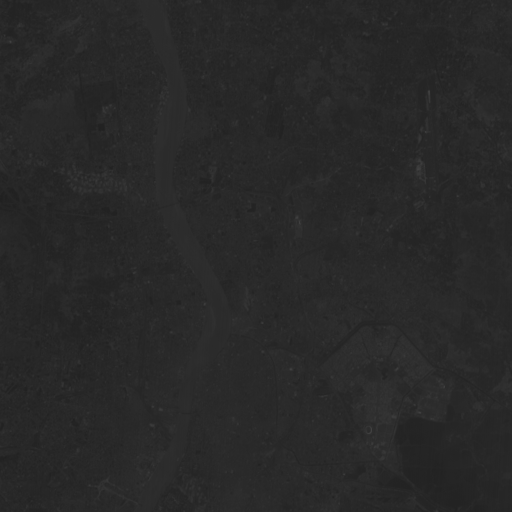
#> input picture K-Means Clustering/band1.gif, 512 x 512 px, found by its file name; the run also reads 3 pictures not shown here
$ jupyter execute --allow-errors bdr_band_image_anurag_joardar_version_1.ipynb.ipynb
#> lines starting #> are read from the running program, lines starting #| are printed output that depends on the picture
[cell 1]
"""
-----------------------------------------------------------------------------
Statelite image (band) read demo
-----------------------------------------------------------------------------
AUTHOR: Soumitra Samanta (soumitra.samanta@gm.rkmvu.ac.in)
-----------------------------------------------------------------------------
"""

import numpy as np
import matplotlib.pyplot as plt
import skimage.io as io
import pandas as pd

# Image read and write/save image using [scikit-image](https://scikit-image.org/)

For installation please go through: https://scikit-image.org/docs/stable/user_guide/install.html

# <font color='red'>Warning: Please do not use the command sudo and pip together as pip may overwrite critical system libraries which may require you to reinstall your operating system.</font>

[cell 2]
# IMAGE FILE NAME YOU WANT TO READ
img_filename = 'data/band1.gif'

img = plt.imread(img_filename).astype('double').mean(axis=2)
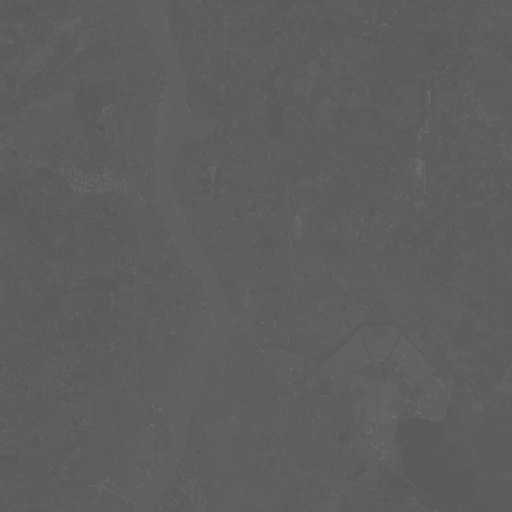
#> img: shape (512, 512) float64; min 87.75, max 112.5, mean 94.2

print('band1 image size: {}' .format(img.shape))
#| band1 image size: (512, 512)

# DISPLAY
plt.imshow(img, cmap='gray')
plt.show()

_Reading the 4 bands_

[cell 3]
B1 = plt.imread('data/band1.gif').astype('double').mean(axis=2)
B2 = plt.imread('data/band2.gif').astype('double').mean(axis=2)
#> B2: shape (512, 512) float64; min 75.75, max 103.5, mean 83.1
B3 = plt.imread('data/band3.gif').astype('double').mean(axis=2)
#> B3: shape (512, 512) float64; min 74.25, max 123.8, mean 83.7
B4 = plt.imread('data/band4.gif').astype('double').mean(axis=2)
#> B4: shape (512, 512) float64; min 74.25, max 121.5, mean 88.9

_River Points_

#> (a cell that did not finish here is left out)

_Intensity_

[cell 5]
# Iterate over each row in the DataFrame

intensity_values = []

#> (the rest of this cell did not finish here and is left out)

#> (a cell that did not finish here is left out)

_Non River Points_

#> (a cell that did not finish here is left out)

_Intensity_

[cell 8]
# Iterate over each row in the DataFrame

intensity_values = []

#> (the rest of this cell did not finish here and is left out)

#> (a cell that did not finish here is left out)

_Mean and Covariance of River Class_

#> (a cell that did not finish here is left out)

_Mean and Covariance of Non-River Class_

#> (a cell that did not finish here is left out)

_Multivariate Normal Function_

[cell 12]
# forming the multivariate normal pdf

def multi_normal(z,mean,sigma):                                             # sigma is the var covar matrix
    n = len(z)         # no. of features = 4 here B1 to B4

    sigma_inv = np.linalg.inv(sigma)
    sigma_det = np.linalg.det(sigma)
    exp_part = np.dot(  np.dot((z-mean).T , sigma_inv)   , (z-mean) )       #(x-u)T * Sigma_inv * (x-u)

    pdf_value = np.exp(-0.5*exp_part) / np.sqrt( (2 * np.pi)**n * sigma_det)
    return pdf_value

[cell 13]
# intensity matrix: flattened all bands, and column stack applied

intensity_matrix = np.column_stack((B1.flatten(), B2.flatten(), B3.flatten(),B4.flatten()))
print(intensity_matrix[0:10])
#| [[94.5  84.   83.25 95.25]
#|  [94.5  84.   85.5  94.5 ]
#|  [92.25 82.5  83.25 93.75]
#|  [92.25 81.   79.5  93.  ]
#|  [91.5  81.   80.25 93.  ]
#|  [90.   80.25 79.5  92.25]
#|  [90.   79.5  78.   91.5 ]
#|  [91.5  80.25 78.   93.  ]
#|  [93.75 81.75 80.25 93.  ]
#|  [96.   84.   84.   91.5 ]]
print(intensity_matrix.shape)               # 512*512 = 262144
#| (262144, 4)

# Bayes Decision Function

[cell 14]
def bayes(P1, P2):
#> called with P1 = 0.25, P2 = 0.75
    x=[]
    for i in intensity_matrix:
        p1=multi_normal(i, mean_river, variance_river)
        p2=multi_normal(i, mean_non_river, variance_non_river)
        if((P1 * p1) >= (P2 * p2)):
            x.append(255)
        else:
            x.append(0)
#> this loop made 1 pass
#> i on pass 1: [94.5, 84, 83.25, 95.25]
#> after the loop, x = []
    xx=np.array(x).reshape(512,512)
    return xx
